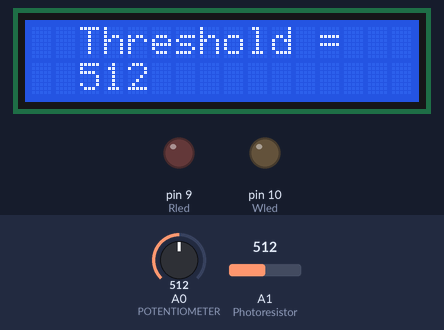
Bench run of a sketch on a simulated Arduino Uno, built with avr-gcc and run on an emulated ATmega328P. Parts: 16×2 character LCD, output pins drawn as LEDs (lit = HIGH). The inputs (shaded band) are chosen by the test bench; at power-on: A0 (POTENTIOMETER) = 512, A1 (Photoresistor) = 512. What the sketch prints to the serial monitor is not drawn.

Above: at 1.2 s.
1.3 s: A0 (POTENTIOMETER) set to 521
At 1.8 s:
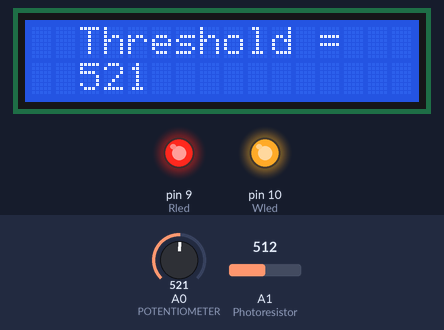
2.8 s: A0 (POTENTIOMETER) set to 987
At 3.5 s:
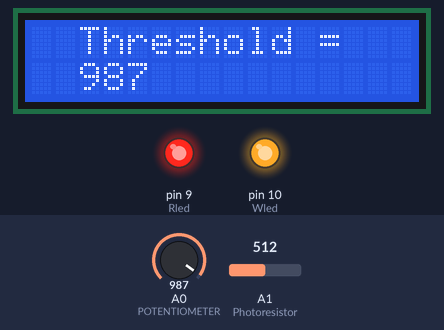
4.3 s: A0 (POTENTIOMETER) set to 1017
At 5.3 s:
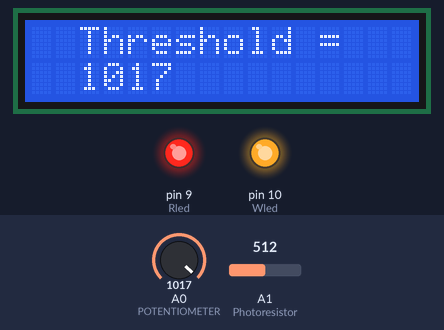
5.8 s: A1 (Photoresistor) set to 111
8.8 s: A1 (Photoresistor) set to 92
11.8 s: A0 (POTENTIOMETER) set to 0
At 12.9 s:
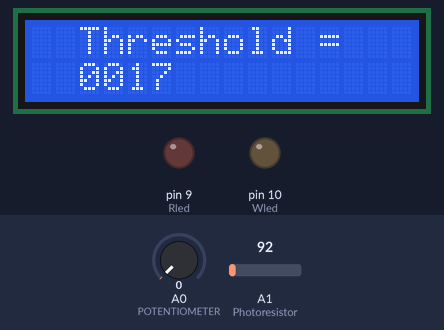
Timing chart, 0 to 14.3 s (numbered marks = the images above; inputs shaded):
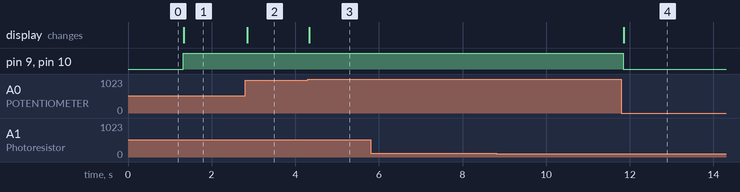

Measured:
- the behaviour switches between 512 and 513 on A0 (POTENTIOMETER) (found by bisection; images 0 and 1)
- after the input at 1.3 s, pin 9 (Rled), pin 10 (Wled): LOW → HIGH at once; the display: changes at once (image 1)
- after the input at 2.8 s, the display: changes after 0.05 s (image 2)
- after the input at 4.3 s, the display: changes at once (image 3)
- after the input at 5.8 s, every drawn part: stays the same
- after the input at 8.8 s, every drawn part: stays the same
- after the input at 11.8 s, pin 9 (Rled), pin 10 (Wled): HIGH → LOW at once; the display: changes after 0.05 s (image 4)

The sketch:

Task_2_Code.ino
```cpp
//Task 2 Light control system

//Including this library in this code
#include <Adafruit_LiquidCrystal.h>

Adafruit_LiquidCrystal lcd(0); //Enables tinkercad to simulate LCD

//Defining variables
int Photoresistor = A1;
int POTENTIOMETER = A0;
int Rled = 9;
int Wled = 10;

void setup() {
   //Defining the pins
  pinMode(Rled, OUTPUT);
  pinMode(Wled, OUTPUT);
  Serial.begin(9600);
{
  lcd.begin(16, 2);

}
}
void loop() {
  //Measures voltage on analog pins
  int Currentlight = analogRead(Photoresistor);   //reads photoresistor value
  int lightthreshold = analogRead(POTENTIOMETER); //reads potentiometer value

  //Printing values within serial monitor
  Serial.print("Light = ");
  Serial.print(Currentlight);
  Serial.print(" | Threshold = ");
  Serial.println(lightthreshold);

 //If scenarios to decipher when the LED turns on
  if (Currentlight < lightthreshold) {
    digitalWrite(Rled, HIGH); // when it's dark
    digitalWrite(Wled, HIGH); // when it's dark
  } else {
    digitalWrite(Rled, LOW);  // when it's bright
    digitalWrite(Wled, LOW);  // when it's bright
  }
  //LCD screen set up
  lcd.setCursor(0,0);          //Moves cursor to collumn 0, row 0
  lcd.print("  Threshold = "); //Prints word
  lcd.setCursor(2,1);          //Moves cursor to collumn 2, row 1
  lcd.print(lightthreshold);   //Prints value of potentiometer
}
```
